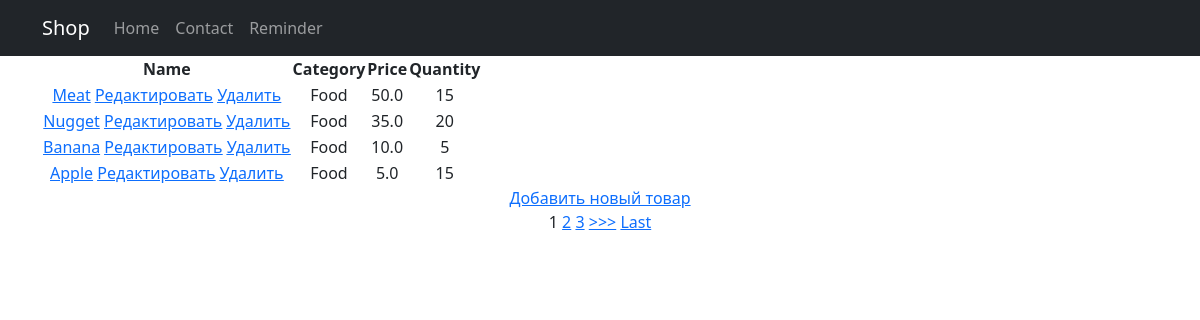
/products/, run on an earlier commit of the app's database.
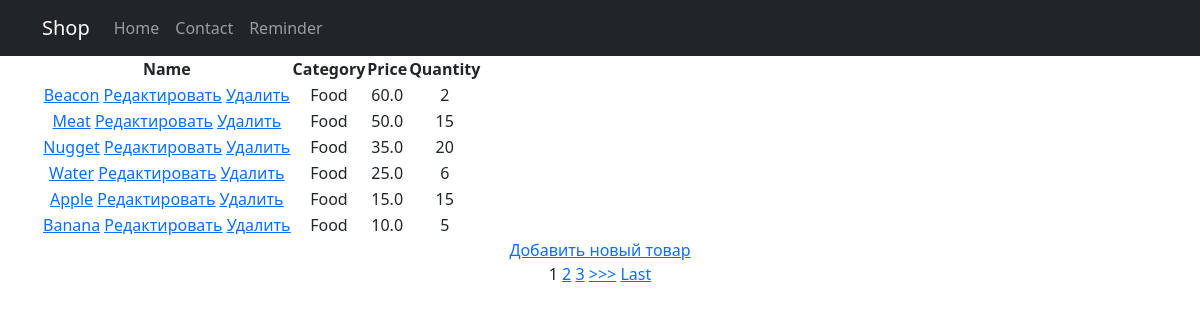
And on a later commit of the database.
### simpleApp/models.py (models this page shows, shortened)
class Product(models.Model):
    name = models.CharField( max_length=50, unique=True, )
    description = models.TextField()
    quantity = models.IntegerField(validators=[MinValueValidator(0)],)
    category = models.ForeignKey(to='Category', on_delete=models.CASCADE, related_name='products', )
    price = models.FloatField(validators=[MinValueValidator(0.0)], )

class Category(models.Model):
    name = models.CharField(max_length=100, unique=True)

### simpleApp/views.py (the view)
# urls.py: path('', Products.as_view()),  # т. к. сам по себе это класс, то нам надо представить этот класс в виде view. Для этого вызываем метод as_view
class Products(ListView):
    model = Product
    template_name = 'products.html'
    context_object_name = 'products'
    ordering = ['-price']
    paginate_by = 1  # поставим постраничный вывод в один элемент
    def get_context_data(self, **kwargs):  # забираем отфильтрованные объекты переопределяя метод get_context_data у наследуемого класса (привет, полиморфизм, мы скучали!!!)
        context = super().get_context_data(**kwargs)
        context['filter'] = ProductFilter(self.request.GET, queryset=self.get_queryset())
        return context

### templates/products.html (shortened to what this page needs)
{% extends 'flatpages/default.html' %}
{% block content %}
<table>
    <thead>
        <th>
            Name
        </th>
        <th>
            Category
        </th>
        <th>
            Price
        </th>
        <th>
            Quantity
        </th>
    </thead>
    {% for product in filter.qs %}
    <tr>
        <td>
            <a href="{% url 'productDetail' product.id %}">{{ product.name|title }}</a>
            <a href="{% url 'productUpdate' product.id %}"><u>Редактировать</u></a>
            <a href="{% url 'productDelete' product.id %}"><u> Удалить </u></a>
        </td>
        <td>
            {{ product.category.name|title }}
        </td>
        <td>
            {{ product.price }}
        </td>
        <td>
            {{ product.quantity }}
        </td>
    </tr>
    {% endfor %}
</table>
<a href="{% url 'productCreate' %}">Добавить новый товар</a> <br>
{% if is_paginated %}
    {% for num in page_obj.paginator.page_range %}
        {% if page_obj.number == num %}
            <a>{{ num }}</a>
        {% elif num > page_obj.number|add:'-3' and num < page_obj.number|add:'3' %}
            <a href="?page={{ num }}">{{ num }}</a>
        {% endif %}
    {% endfor %}
    {% if page_obj.has_next %}
        <a href="?page={{ page_obj.next_page_number }}">>>></a>
        <a href="?page={{ page_obj.paginator.num_pages }}">Last</a>
    {% endif %}
{% endif %}
{% endblock content %}

### templates/flatpages/default.html (shortened to what this page needs)
{% load static %}
<!DOCTYPE html>
<html lang="en">
    <head>
        <link href="{% static 'css/styles.css' %}" rel="stylesheet" />
    </head>
    <body>
        <nav class="navbar navbar-expand-lg navbar-dark bg-dark static-top">
            <div class="container">
                <a class="navbar-brand" href="#">Shop</a>
                <div class="collapse navbar-collapse" id="navbarResponsive">
                    <ul class="navbar-nav ml-auto">
                        <li class="nav-item">
                            <a class="nav-link" href="/products/">Home</a>
                        </li>
                        <li class="nav-item active">
                            <a class="nav-link" href="/secondpage/">Contact</a>
                        </li>
                        <li class="nav-item">
                            <a class="nav-link" href="/thirdpage/">Reminder</a>
                        </li>
                    </ul>
                </div>
            </div>
         </nav>
        <div class="container">
            <div class="row">
                <div class="col-lg-12 text-center">
                    {% block content %}{% endblock content %}
                </div>
            </div>
         </div>
    </body>
</html>

What changed in the data, as far as the page shows it:
added Product: name "Beacon", category.name "Food", price "60.0", quantity "2"
added Product: name "Water", category.name "Food", price "25.0", quantity "6"
changed Product "Apple": price "5.0" → "15.0"; moves up the list
